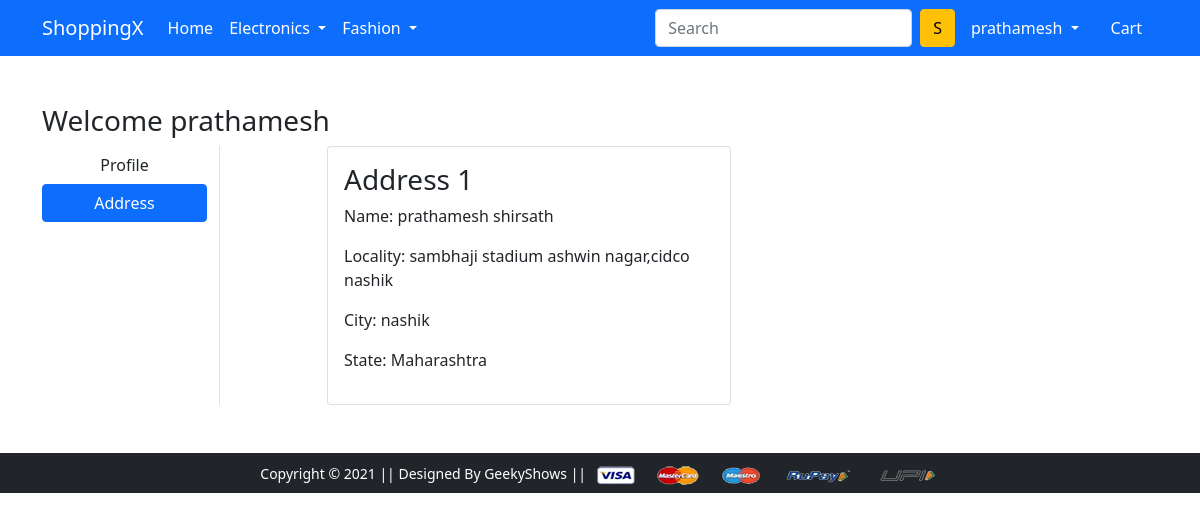
The app's page /address/ (signed in) with its own data.
### app/models.py (models this page shows, shortened)
class Customer(models.Model):
    user = models.ForeignKey(User,on_delete=models.CASCADE)
    name = models.CharField(max_length=200)
    locality = models.CharField(max_length=200)
    city = models.CharField(max_length=200)
    zipcode = models.CharField(max_length=10, blank=True, null=True)
    state = models.CharField(choices=STATE_CHOICES,max_length=50)

### app/views.py (the view)
# urls.py: path('address/', views.address, name='address'),
def address(request):
    address = Customer.objects.filter(user=request.user)
    return render(request, 'app/address.html',{'address':address,'active':'btn btn-primary'})

### app/templates/app/address.html (shortened to what this page needs)
{% extends 'app/base.html' %}
{% load static %}
{% block main-content %}
<div class="container my-5">
 <div class="row">
 <h3>Welcome {{request.user}}</h3>
  <div class="col-sm-2 border-end">
   <ul class="list-unstyled">
    <li class="d-grid"><a href="{% url 'profile' %}" class="btn ">Profile</a></li>
    <li class="d-grid"><a href="{% url 'address' %}" class="btn btn-primary {{active}}">Address</a></li>
   </ul>
  </div>
  <div class="col-sm-9 offset-sm-1">
   <div class="row">
    {% for ad in address %}
        <div class="col-sm-6">
            <div class="card">
                <div class="card-body">
                    <h3>Address {{forloop.counter}}</h3>
                    <p>Name: {{ad.name}}</p>
                    <p>Locality: {{ad.locality}}</p>
                    <p>City: {{ad.city}}</p>
                    <p>State: {{ad.state}}</p>
                </div>
            </div>
        </div>
    {% endfor %}
   </div>
  </div>
 </div>
</div>
{% endblock main-content %}

### app/templates/app/base.html (shortened to what this page needs)
<!doctype html>
{% load static %}
<html lang="en">
  <head>
    <link href="https://cdn.jsdelivr.net/npm/bootstrap@5.0.0-beta1/dist/css/bootstrap.min.css" rel="stylesheet">
    <link rel="stylesheet" href="{% static 'app/css/owl.carousel.min.css' %}">
    <link rel="stylesheet" href="{% static 'app/css/all.min.css' %}">
    <link rel="stylesheet" href="{% static 'app/css/style.css' %}">
  </head>
  <body>
    <nav class="navbar navbar-expand-lg navbar-dark bg-primary">
     <div class="container">
       <a class="navbar-brand" href="/">ShoppingX</a>
       <div class="collapse navbar-collapse" id="navbarSupportedContent">
         <ul class="navbar-nav me-auto mb-2 mb-lg-0">
           <li class="nav-item">
             <a class="nav-link active" aria-current="page" href="/">Home</a>
           </li>
           <li class="nav-item dropdown">
             <a class="nav-link dropdown-toggle text-white" href="#" id="electronicsDropdown" role="button" data-bs-toggle="dropdown" aria-expanded="false">
               Electronics
             </a>
           </li>
           <li class="nav-item dropdown">
             <a class="nav-link dropdown-toggle text-white" href="#" id="fashionDropdown" role="button" data-bs-toggle="dropdown" aria-expanded="false">
               Fashion
             </a>
           </li>
         </ul>
         <form class="d-flex">
           <input class="form-control me-2" type="search" placeholder="Search" aria-label="Search">
           <button class="btn btn-warning" type="submit">S</button>
         </form>
         <div>
          <ul class="navbar-nav me-auto mb-2 mb-lg-0">
            {%if request.user.is_authenticated %}
           <li class="nav-item dropdown mx-2">
              <a class="nav-link dropdown-toggle text-white" href="#" id="profileDropdown" role="button" data-bs-toggle="dropdown" aria-expanded="false">
               {{user.username}}
              </a>
            </li>
            <li class="nav-item mx-2">
             <a href="{% url 'show-cart' %}" class="nav-link text-white"> Cart </a>
            </li>
          {% endif %}
          </ul>
         </div>
       </div>
     </div>
    </nav>
    {% block main-content %} {% endblock main-content %}
    <footer class="container-fluid bg-dark text-center p-2 mt-5">
        <small class="text-white">Copyright &copy; 2021 || Designed By GeekyShows || </small>
        <img src="{% static 'app/images/payment.png' %}" alt="" srcset="" class="img-fluid" height="2px">
    </footer>
  </body>
</html>

### records on screen
Customer: name "prathamesh shirsath", locality "sambhaji stadium ashwin nagar,cidco nashik", city "nashik", state "Maharashtra"

### other values on screen
{{ user.username }} "prathamesh"
{{ request.user }} "prathamesh"
